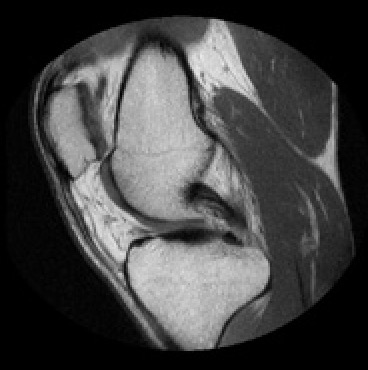
%> input picture image registration/NM01.jpg, 368 x 370 px
$ octave image3d.m   (GNU Octave 9; MATLAB toolbox functions it lacks are replaced by stand-ins)
%> lines starting %> are read from the running program, lines starting %| are printed output that depends on the picture
% 86 132 133
global B ;
global bm;
global bn;
global tm;
global tn;
global target;
global b4m;
global b4n;
B= imread('NM01.jpg');
%> B is the input picture: size 370x368x3 uint8; min 0, max 236, mean 66.9
B = rgb2gray(B);
%> B: size 370x368 uint8

[bm,bn]=size(B);
%> bm = 370; bn = 368
T = imread('NM01.jpg');
T = rgb2gray(T);


xoffset = 100;
yoffset = 150;
dsize = 50;
tsize = 20;
B = B(xoffset:xoffset+dsize,yoffset:yoffset+dsize);
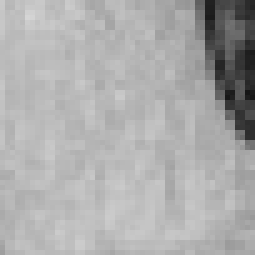
%> B: size 51x51 uint8 (shown 5 times larger); min 22, max 213, mean 172
B1 = imrotate(B,30,'bilinear');
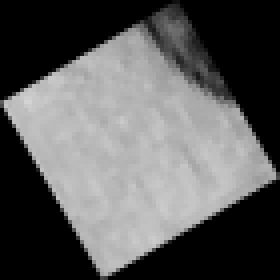
%> B1: size 70x70 uint8 (shown 4 times larger); min 0, max 211, mean 91.3
B4 = imrotate(B,45,'bilinear');
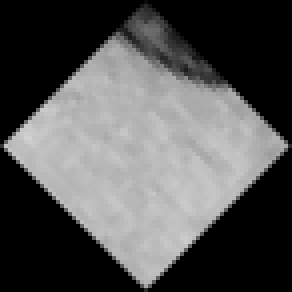
%> B4: size 73x73 uint8 (shown 4 times larger); min 0, max 210, mean 83.8
[b4m,b4n]=size(B4);
%> b4m = 73; b4n = 73

[bm1,bn1] = size(B1);
%> bm1 = 70; bn1 = 70
bm1 = round(bm1/2);
%> bm1 = 35
bn1 = round(bn1/2);
%> bn1 = 35
%target =B1(bm1:bm1+tsize,bn1:bn1+tsize);
tx = dsize/2;


target = T(xoffset+tx:xoffset+tx +tsize,yoffset+tx:yoffset+tx+tsize);
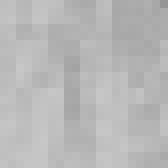
%> target: size 21x21 uint8 (shown 8 times larger); min 149, max 199, mean 183.9
%target = T(150:175,150:170);
[tm,tn] = size(target);
%> tm = 21; tn = 21


B = double(B)./256.0;
%> B: size 51x51 double
target = double(target)./256.0;
%> target: size 21x21 double

tic
d = 3;
n = 1;
Corner = zeros(1,d);% matrix for corner node
Width = zeros(1,d);% matrix for width and length
Center = zeros(1,d);% matrix for center node
area = ones(1,1);% matrix for retrangle area
f = zeros(1,1);% function value for center points
getrho = zeros(1,1);
a = zeros(1,d);
b = zeros(1,d);
V = zeros(1,n);
M = zeros(1,n);

for i = 1:d
    Width(1,i)=1.0;
    Center(1,i)=0.5;
end

maxWidth = 0.0;
maxIndex = 1;
maxD = 0;

Mn = intmax('int64');
Vn = intmax('int64');
Center(maxIndex,:);


for i = 1:n

maxWidth = 0.0;
% split the retrangle
    % decide which axis to split on
for j = 1:d
        if(Width(maxIndex,j)>maxWidth)
            maxWidth = Width(maxIndex,j);
            maxD = j;
        end
end

%update corner node and width/length information for new retrangles
%NC1 = zeros(d);

Width(maxIndex, maxD)=1/3*maxWidth;
Center = Corner + Width/2;

area(maxIndex)=1;
for j=1:d
    area(maxIndex) = area(maxIndex)*Width(maxIndex, j);
end

a = Center(maxIndex,:);
f(maxIndex,1)= funct1(a,d);


if(area(maxIndex)<Vn)
    Vn = area(maxIndex);
    flag = 1;
end

if(f(maxIndex,1)<Mn)
    Mn = f(maxIndex,1);
    flag = 1;
    b = a;
end

% [7 lines of commented-out code are left out]
NC1 = zeros(1,d);
NC2 = zeros(1,d);
NW1 = zeros(1,d);
NW2 = zeros(1,d);
NCE1 = zeros(1,d);
NCE2 = zeros(1,d);
NA1= ones(1,1);
NA2= ones(1,1);
NF1= zeros(1,1);
NF2 = zeros(1,1);

for j = 1:d
    if (j == maxD)
        NC1(j) = 1/3*maxWidth + Corner(maxIndex,j);
        NC2(j) = 2/3*maxWidth + Corner(maxIndex,j);
        NW1(j) = 1/3*maxWidth;
        NW2(j) = 1/3*maxWidth;
    else
        NC1(j) = Corner(maxIndex,j);
        NC2(j) =  Corner(maxIndex,j);
        NW1(j) = Width(maxIndex,j);
        NW2(j) =  Width(maxIndex,j);
    end
    NA1 = NA1*NW1(1,j);
    NA2 = NA2*NW2(1,j);
end
NCE1=NC1+NW1/2;
NCE2=NC2+NW2/2;
NF1=funct1(NCE1,d);
NF2 = funct1(NCE2,d);

if(NF1<Mn)
    Mn = NF1;
    b = NCE1;
    flag = 1;
end

if(NF2<Mn)
    Mn = NF2;
    b = NCE2;
    flag = 1;
end

if(NA1<Vn)
    Vn = NA1;
    flag = 1;
end

if(NA2<Vn)
    Vn = NA2;
    flag = 1;
end


%update corner and width information
Corner = [Corner;NC1;NC2];
Width = [Width;NW1;NW2];
Center = [Center;NCE1;NCE2];
area = [area;NA1;NA2];
f = [f;NF1;NF2];

[m,d] = size(Corner);

%Vn = min(area);
% Mn = min(f);

% get GVn
GVn = d*(Vn*log(1/Vn)).^(4/d);

if (i==1||flag)
%if (i==1||V(i)~=V(i-1) || M(i)~= M(i-1))
    for j = 1 : m
    % getrho(j) = area(j,1).^(2/d)/(f(j)-Mn+d*GVn);

    % getrho(j) = area(j,1).^(2/d)*log(1.01+(f(j)-Mn)/GVn).^(2/d)/(f(j)-Mn+d*GVn);
     %getrho(j) = area(j,1).^(2/d)*log(1.01+(f(j)-Mn)/GVn).^(2/d)/(f(j)-Mn+GVn);
     getrho(j) = area(j,1).^(2/d)*log(1.01+(f(j)-Mn)/GVn).^(2/d)/(f(j)-Mn+GVn).^(4/d);
    end

        [tmp, ind] = sort(getrho,'descend');
        Center = Center(ind,:);
        Corner = Corner(ind,:);
        Width = Width(ind,:);
        f = f(ind);
        area = area(ind);
        maxIndex = 1;
else
    maxIndex = maxIndex+1;
end
flag = 0;
Center(maxIndex, :);
scatter3(Center(:,1),Center(:,2),Center(:,3),'*');
%plot3(Center(:,1),Center(:,2),Center(:,3));
%plot(Center(:,1), Center(:,2),'.');
end
%> this loop made 1 pass
%> pass 1, in regimage, `target1 = imrotate(target,30,'bilinear');`:
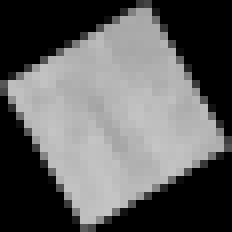
%> target1: size 29x29 double (shown 8 times larger); min 0, max 0.773, mean 0.377
%> pass 1, in regimage, `Y = imrotate(Y,r,'bilinear');`:
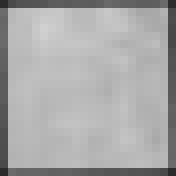
%> Y: size 22x22 double (shown 8 times larger); min 0.171, max 0.819, mean 0.663
%> pass 1, `scatter3(Center(:,1),Center(:,2),Center(:,3),'*');`:
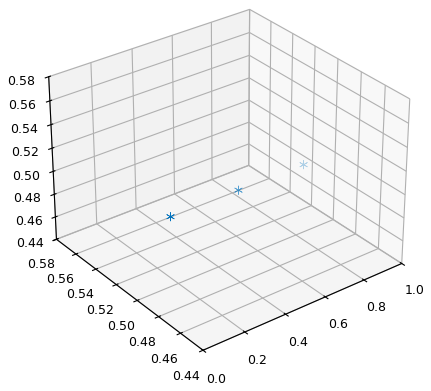
%> figure redrawn from the program's plot data
b
Mn
toc

% [8 lines left out: function qufun, not called in this run]

%interpolators interp2
function y = funct1(c,d)
global bm;
global tn;

% [8 lines of commented-out code are left out]
s = c(1);
t = c(2);
r = c(3);

% [6 lines of commented-out code are left out]
y = regimage(s,t,r);
end


% [35 lines left out: function funct, not called in this run]

function y = regimage(s,t,r)
global B;
global bm;
global bn;
global tm;
global tn;
global target;

target1 = imrotate(target,30,'bilinear');
[t1m,t1n]=size(target1);

Y = B(s+1:s+tm, t+1:t+tn);
%X = B(1:tm, 1:tn);
%Z = imrotate(X,r,'bilinear');
%Y = imtranslate(Z,[s,t],'linear');
Y = imrotate(Y,r,'bilinear');
[ym,yn]=size(Y);


if(ym>t1m)
    im=t1m;
else im = ym;
end

if(yn>t1n)
    in=t1n;
else in = yn;
end
%f = zeros(1,bm);

%cost = zeros(bm-tm, bn-tn);

        cost = 0.0;
        for i=1:im
            for j=1:in
                if(Y(i,j)~=0&&target1(i,j)~=0)
                cost = cost + (target1(i,j)-Y(i,j))^2;
                end
            end;
        end;

y = cost;
end

% [131 lines left out: functions regimage1, regimage2, funct2, funct3, not called in this run]

$ run again, with image registration/NM02.jpg copied over image registration/NM01.jpg
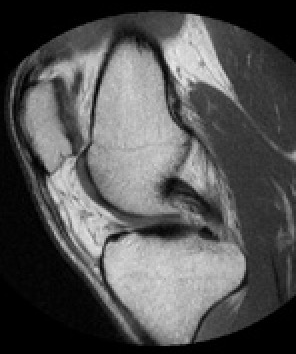
%> input picture image registration/NM02.jpg, 296 x 354 px
%> B is the input picture: size 354x296x3 uint8; min 0, max 236, mean 83.7
%> `B4 = imrotate(B,45,'bilinear');`:
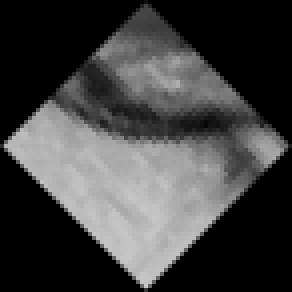
%> B4: size 73x73 uint8 (shown 4 times larger); min 0, max 199, mean 64.8
%> the loop `for i = 1:n` made 1 pass
%> pass 1, in regimage (call 2), `Y = B(s+1:s+tm, t+1:t+tn);`:
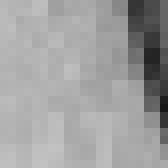
%> Y: size 21x21 double (shown 8 times larger); min 0.0938, max 0.762, mean 0.626

$ run again, with image registration/Brain.png saved as image registration/NM01.jpg
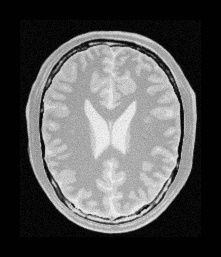
%> input picture image registration/Brain.png, 221 x 257 px
%> B is the input picture: size 257x221x3 uint8; min 0, max 254, mean 85.6
%> `B4 = imrotate(B,45,'bilinear');`:
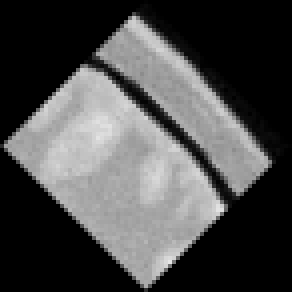
%> B4: size 73x73 uint8 (shown 4 times larger); min 0, max 230, mean 74.5
%> the loop `for i = 1:n` made 1 pass
%> pass 1, in regimage (call 2), `Y = B(s+1:s+tm, t+1:t+tn);`:
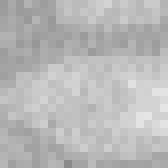
%> Y: size 21x21 double (shown 8 times larger); min 0.543, max 0.895, mean 0.723
